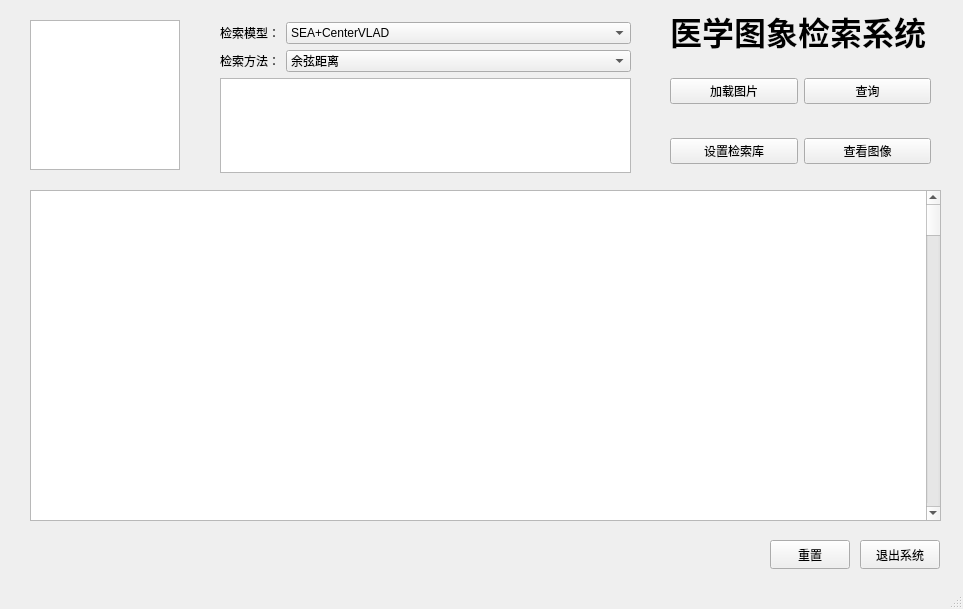
<?xml version="1.0" encoding="UTF-8"?>
<ui version="4.0">
 <class>MainWindow</class>
 <widget class="QMainWindow" name="MainWindow">
  <property name="geometry">
   <rect>
    <x>0</x>
    <y>0</y>
    <width>963</width>
    <height>609</height>
   </rect>
  </property>
  <property name="windowTitle">
   <string>MainWindow</string>
  </property>
  <widget class="QWidget" name="centralwidget">
   <widget class="QGraphicsView" name="graphicsView">
    <property name="geometry">
     <rect>
      <x>30</x>
      <y>20</y>
      <width>150</width>
      <height>150</height>
     </rect>
    </property>
    <property name="verticalScrollBarPolicy">
     <enum>Qt::ScrollBarAlwaysOff</enum>
    </property>
    <property name="horizontalScrollBarPolicy">
     <enum>Qt::ScrollBarAlwaysOff</enum>
    </property>
   </widget>
   <widget class="QTableWidget" name="tableWidget">
    <property name="geometry">
     <rect>
      <x>30</x>
      <y>190</y>
      <width>911</width>
      <height>331</height>
     </rect>
    </property>
    <property name="horizontalScrollBarPolicy">
     <enum>Qt::ScrollBarAlwaysOff</enum>
    </property>
    <property name="iconSize">
     <size>
      <width>150</width>
      <height>150</height>
     </size>
    </property>
    <property name="showGrid">
     <bool>false</bool>
    </property>
    <property name="rowCount">
     <number>100</number>
    </property>
    <property name="columnCount">
     <number>6</number>
    </property>
    <attribute name="horizontalHeaderVisible">
     <bool>false</bool>
    </attribute>
    <attribute name="horizontalHeaderHighlightSections">
     <bool>true</bool>
    </attribute>
    <attribute name="verticalHeaderVisible">
     <bool>false</bool>
    </attribute>
    <row/>
    <row/>
    <row/>
    <row/>
    <row/>
    <row/>
    <row/>
    <row/>
    <row/>
    <row/>
    <row/>
    <row/>
    <row/>
    <row/>
    <row/>
    <row/>
    <row/>
    <row/>
    <row/>
    <row/>
    <row/>
    <row/>
    <row/>
    <row/>
    <row/>
    <row/>
    <row/>
    <row/>
    <row/>
    <row/>
    <row/>
    <row/>
    <row/>
    <row/>
    <row/>
    <row/>
    <row/>
    <row/>
    <row/>
    <row/>
    <row/>
    <row/>
    <row/>
    <row/>
    <row/>
    <row/>
    <row/>
    <row/>
    <row/>
    <row/>
    <row/>
    <row/>
    <row/>
    <row/>
    <row/>
    <row/>
    <row/>
    <row/>
    <row/>
    <row/>
    <row/>
    <row/>
    <row/>
    <row/>
    <row/>
    <row/>
    <row/>
    <row/>
    <row/>
    <row/>
    <row/>
    <row/>
    <row/>
    <row/>
    <row/>
    <row/>
    <row/>
    <row/>
    <row/>
    <row/>
    <row/>
    <row/>
    <row/>
    <row/>
    <row/>
    <row/>
    <row/>
    <row/>
    <row/>
    <row/>
    <row/>
    <row/>
    <row/>
    <row/>
    <row/>
    <row/>
    <row/>
    <row/>
    <row/>
    <row/>
    <column/>
    <column/>
    <column/>
    <column/>
    <column/>
    <column/>
   </widget>
   <widget class="QWidget" name="gridLayoutWidget">
    <property name="geometry">
     <rect>
      <x>670</x>
      <y>50</y>
      <width>261</width>
      <height>144</height>
     </rect>
    </property>
    <layout class="QGridLayout" name="gridLayout">
     <item row="0" column="1">
      <widget class="QPushButton" name="pushButton">
       <property name="text">
        <string>加载图片</string>
       </property>
      </widget>
     </item>
     <item row="0" column="2">
      <widget class="QPushButton" name="pushButton_2">
       <property name="text">
        <string>查询</string>
       </property>
      </widget>
     </item>
     <item row="1" column="1">
      <widget class="QPushButton" name="pushButton_3">
       <property name="text">
        <string>设置检索库</string>
       </property>
      </widget>
     </item>
     <item row="1" column="2">
      <widget class="QPushButton" name="pushButton_4">
       <property name="text">
        <string>查看图像</string>
       </property>
      </widget>
     </item>
    </layout>
   </widget>
   <widget class="QWidget" name="verticalLayoutWidget">
    <property name="geometry">
     <rect>
      <x>220</x>
      <y>22</y>
      <width>411</width>
      <height>151</height>
     </rect>
    </property>
    <layout class="QVBoxLayout" name="verticalLayout">
     <item>
      <layout class="QFormLayout" name="formLayout">
       <property name="fieldGrowthPolicy">
        <enum>QFormLayout::AllNonFixedFieldsGrow</enum>
       </property>
       <item row="1" column="0">
        <widget class="QLabel" name="label_2">
         <property name="text">
          <string>检索模型：</string>
         </property>
        </widget>
       </item>
       <item row="1" column="1">
        <widget class="QComboBox" name="comboBox">
         <property name="minimumSize">
          <size>
           <width>42</width>
           <height>0</height>
          </size>
         </property>
         <item>
          <property name="text">
           <string>SEA+CenterVLAD</string>
          </property>
         </item>
         <item>
          <property name="text">
           <string>AttentionResNet</string>
          </property>
         </item>
         <item>
          <property name="text">
           <string>CNNs</string>
          </property>
         </item>
        </widget>
       </item>
       <item row="2" column="0">
        <widget class="QLabel" name="label_4">
         <property name="text">
          <string>检索方法：</string>
         </property>
        </widget>
       </item>
       <item row="2" column="1">
        <widget class="QComboBox" name="comboBox_3">
         <item>
          <property name="text">
           <string>余弦距离</string>
          </property>
         </item>
         <item>
          <property name="text">
           <string>欧斯距离</string>
          </property>
         </item>
         <item>
          <property name="text">
           <string>曼哈顿距离</string>
          </property>
         </item>
        </widget>
       </item>
       <item row="3" column="0" colspan="2">
        <widget class="QTextBrowser" name="textBrowser">
         <property name="html">
          <string>&lt;!DOCTYPE HTML PUBLIC &quot;-//W3C//DTD HTML 4.0//EN&quot; &quot;http://www.w3.org/TR/REC-html40/strict.dtd&quot;&gt;
&lt;html&gt;&lt;head&gt;&lt;meta name=&quot;qrichtext&quot; content=&quot;1&quot; /&gt;&lt;style type=&quot;text/css&quot;&gt;
p, li { white-space: pre-wrap; }
&lt;/style&gt;&lt;/head&gt;&lt;body style=&quot; font-family:'Sans Serif'; font-size:9pt; font-weight:400; font-style:normal;&quot;&gt;
&lt;p style=&quot;-qt-paragraph-type:empty; margin-top:12px; margin-bottom:12px; margin-left:0px; margin-right:0px; -qt-block-indent:0; text-indent:0px;&quot;&gt;&lt;br /&gt;&lt;/p&gt;&lt;/body&gt;&lt;/html&gt;</string>
         </property>
        </widget>
       </item>
      </layout>
     </item>
    </layout>
   </widget>
   <widget class="QLabel" name="label">
    <property name="geometry">
     <rect>
      <x>670</x>
      <y>10</y>
      <width>261</width>
      <height>41</height>
     </rect>
    </property>
    <property name="font">
     <font>
      <pointsize>24</pointsize>
      <weight>75</weight>
      <bold>true</bold>
     </font>
    </property>
    <property name="text">
     <string>医学图象检索系统</string>
    </property>
   </widget>
   <widget class="QPushButton" name="pushButton_5">
    <property name="geometry">
     <rect>
      <x>860</x>
      <y>540</y>
      <width>80</width>
      <height>29</height>
     </rect>
    </property>
    <property name="text">
     <string>退出系统</string>
    </property>
   </widget>
   <widget class="QPushButton" name="pushButton_6">
    <property name="geometry">
     <rect>
      <x>770</x>
      <y>540</y>
      <width>80</width>
      <height>29</height>
     </rect>
    </property>
    <property name="text">
     <string>重置</string>
    </property>
   </widget>
   <zorder>graphicsView</zorder>
   <zorder>gridLayoutWidget</zorder>
   <zorder>verticalLayoutWidget</zorder>
   <zorder>label</zorder>
   <zorder>pushButton_5</zorder>
   <zorder>pushButton_6</zorder>
   <zorder>tableWidget</zorder>
  </widget>
  <widget class="QStatusBar" name="statusbar"/>
 </widget>
 <resources/>
 <connections/>
</ui>
